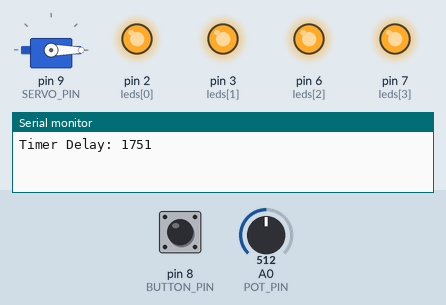
Recording of a sketch running on a simulated Arduino Uno, built with avr-gcc and run on an emulated ATmega328P. Shown: servo, output pins drawn as LEDs (lit = HIGH), the last lines printed to the serial monitor. The test bench sets the inputs (shaded band); at power-on: pin 8 (BUTTON_PIN) HIGH, A0 (POT_PIN) = 512. Pins used as bus, display or sensor lines are not drawn.

Above: at 6.0 s.
6.1 s: pin 8 (BUTTON_PIN) pulled LOW for 2.25 s
At 7.3 s:
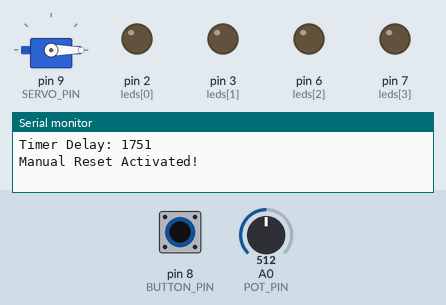
At 9.0 s:
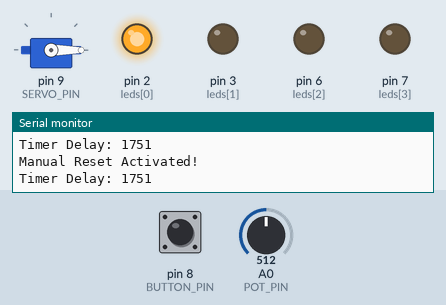
Timing chart, 0 to 15.1 s (numbered marks = the images above; inputs shaded):
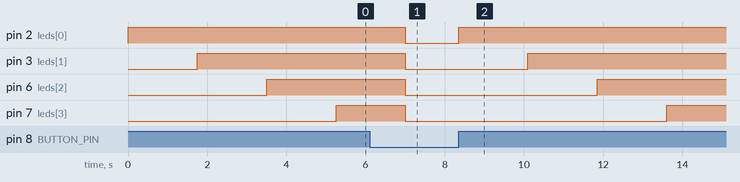

The sketch:

smart_hourglass1.ino
```cpp
#include <Servo.h>

#define SERVO_PIN 9
#define BUTTON_PIN 8
#define POT_PIN A0

int leds[] = {2, 3,6, 7};
Servo myServo;
int timerDelay;

void setup() {
    myServo.attach(SERVO_PIN);
    pinMode(BUTTON_PIN, INPUT_PULLUP);

    for (int i = 0; i < 6; i++) {
        pinMode(leds[i], OUTPUT);
    }

    myServo.write(0);  // Start at 0 degrees
    Serial.begin(9600);
}

void loop() {
    // Read potentiometer and set delay dynamically
    timerDelay = map(analogRead(POT_PIN), 0, 1023, 500, 3000);
    Serial.print("Timer Delay: ");
    Serial.println(timerDelay);

    // LEDs turn ON one by one
    for (int i = 0; i < 6; i++) {
        digitalWrite(leds[i], HIGH);
        delay(timerDelay);

        // If button is pressed, reset immediately
        if (digitalRead(BUTTON_PIN) == LOW) {
            manualReset();
            return;
        }
    }

    // LEDs turn OFF one by one
    for (int i = 5; i >= 0; i--) {
        digitalWrite(leds[i], LOW);
        delay(timerDelay);

        // If button is pressed, reset immediately
        if (digitalRead(BUTTON_PIN) == LOW) {
            manualReset();
            return;
        }
    }

    // Flip hourglass (Move servo to 180° and back)
    Serial.println("Flipping Hourglass...");
    myServo.write(180);
    delay(1000);
    myServo.write(0);
    delay(1000);

    // Manual Reset using Button
    if (digitalRead(BUTTON_PIN) == LOW) {
        manualReset();
    }
}

// Function to manually reset everything using the button
void manualReset() {
    Serial.println("Manual Reset Activated!");

    // Turn off all LEDs
    for (int i = 0; i < 6; i++) {
        digitalWrite(leds[i], LOW);
    }

    // Reset Servo
    myServo.write(0);

    // Wait for button release (to avoid multiple triggers)
    while (digitalRead(BUTTON_PIN) == LOW);
}
```

Measured:
- after the input at 6.1 s, pin 2 (leds[0]): HIGH → LOW after 0.91 s, → HIGH 1.3 s later; pin 3 (leds[1]): HIGH → LOW after 0.91 s, → HIGH 3.1 s later; pin 6 (leds[2]): HIGH → LOW after 0.91 s, → HIGH 4.8 s later; pin 7 (leds[3]): HIGH → LOW after 0.91 s, → HIGH 6.6 s later
